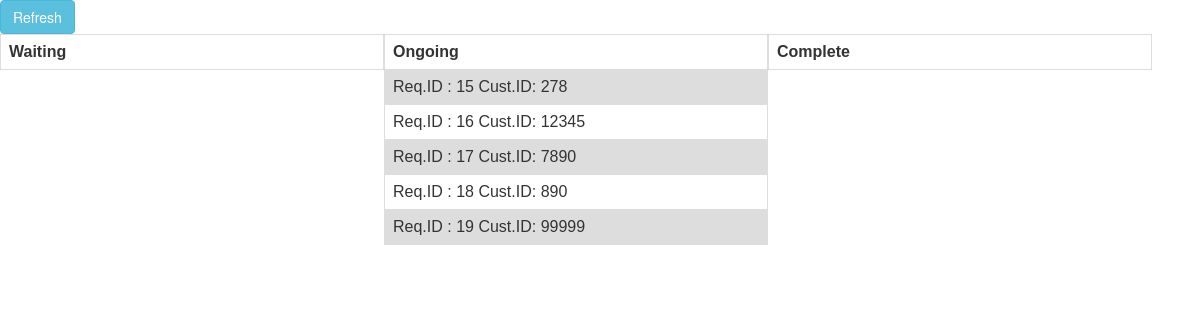
The page /driverapp.html/3/ on the database as committed earlier.
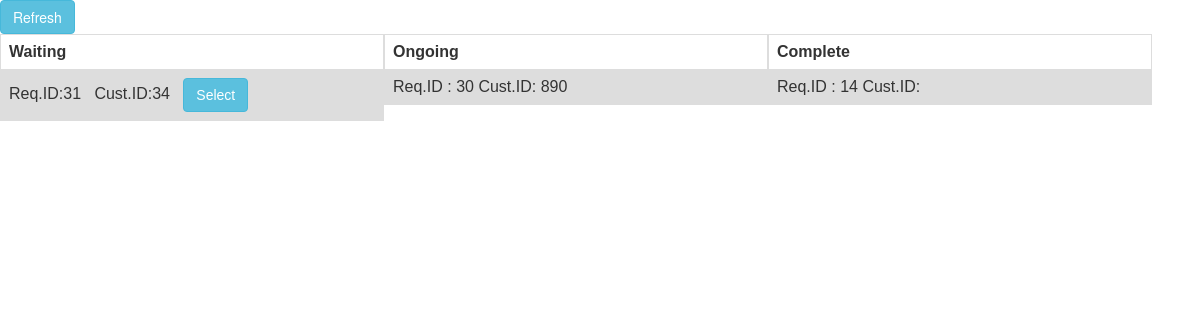
The same page on the database as committed later.
### dashboard/models.py (models this page shows)
class Request(models.Model):
	customer = models.ForeignKey(Customer,on_delete=models.SET_DEFAULT,default=None,blank=True,null=True)
	start_time = models.DateTimeField(null=True)
	end_time = models.DateTimeField(null=True)
	status = models.CharField(choices = REQUEST_CHOICES,max_length = 50,blank=True)
	driver = models.ForeignKey(Driver,on_delete=models.SET_DEFAULT,default=None,blank=True,null=True)
	active = models.BooleanField(default = True)

class CompleteRequest(models.Model):
	driver = models.ForeignKey(Driver,on_delete=models.SET_DEFAULT,default=None,blank=True,null=True)
	request = models.ForeignKey(Request,on_delete=models.SET_DEFAULT,default=None,blank=True,null=True)

### customerapp/models.py (models this page shows, shortened)
class Customer(models.Model):
	customer_id = models.CharField(max_length = 200, unique=True, db_index=True)
	name = models.CharField(max_length = 200, null=True, blank=True)
	email = models.CharField(max_length = 100, null=True, blank=True)

### driverapp/views.py (the view, shortened to what this page needs)
# urls.py: url(r'driverapp.html/(?P<id>\d+)/$',views.get_driver_panel,name='get_driver_panel'),
def get_driver_panel(request,id):
	if request.method == 'GET':
		try:
			print(id)
			waiting = Request.objects.filter(status='waiting')
			print(waiting)
			driver = Driver.objects.get(id=id)
			ongoing = Request.objects.filter(status='ongoing',driver=driver)
			completed = CompleteRequest.objects.filter(driver=driver)
			print("Complete List")
			print(completed)
			return render(request, 'driverApp.html',{'waiting':waiting,'ongoing':ongoing,'complete':completed,'id':id})
		except Exception as e:
			print("ERror")
			print(str(e))
			return render(request, 'driverApp.html')

### templates/driverApp.html (shortened to what this page needs)
{% load staticfiles %}
<html>
  <head>
	<link rel="stylesheet" href="https://maxcdn.bootstrapcdn.com/bootstrap/3.3.7/css/bootstrap.min.css">
  	</head>
  	<body>
                  <div>
            <button type="button" class="btn btn-info" onclick="location.reload();">Refresh</button>
            </div>
      <div>
            <table style="float: left;">
            <tr>
            	<th>Waiting</th>
            </tr>
            {% for ride in waiting %}
               <tr>
      <td>Req.ID:{{ ride.id }} &nbsp; Cust.ID:{{ ride.customer.customer_id }} &nbsp; <button type="button" class="btn btn-info" onclick="select_ride('{{ id }}','{{ ride.id }}');">Select</button> </td>
               </tr>
            {% endfor %}
            </table>
            <table style="float: left;">
            <tr>
            <th>Ongoing</th>
            </tr>
            {% for ride in ongoing %}
               <tr>
                <td>Req.ID : {{ ride.id }}   Cust.ID: {{ ride.customer.customer_id }}</td>
               </tr>
            {% endfor %}
            </table>
            <table style="float: left;">
            <tr>
            <th>Complete</th>
            </tr>
            {% for ride in complete %}
               <tr>
                <td>Req.ID : {{ ride.id }}   Cust.ID: {{ ride.customer.customer_id }}</td>
               </tr>
            {% endfor %}
            </table>
            </div>
   </body>
</html>

### templates/driverApp.html (style rules this page uses)
table { font-family: arial, sans-serif; border-collapse: collapse; width: 32%; }
td, th { border: 1px solid #dddddd; text-align: left; padding: 8px; }
tr:nth-child(even) { background-color: #dddddd; }

Rows that differ between the two databases and show on the page:
removed Request: id "15", customer.customer_id "278"
removed Request: id "16", customer.customer_id "12345"
removed Request: id "17", customer.customer_id "7890"
removed Request: id "18", customer.customer_id "890"
removed Request: id "19", customer.customer_id "99999"
added Request: id "31", customer.customer_id "34"
added Request: id "30", customer.customer_id "890"
added CompleteRequest: id "14"
